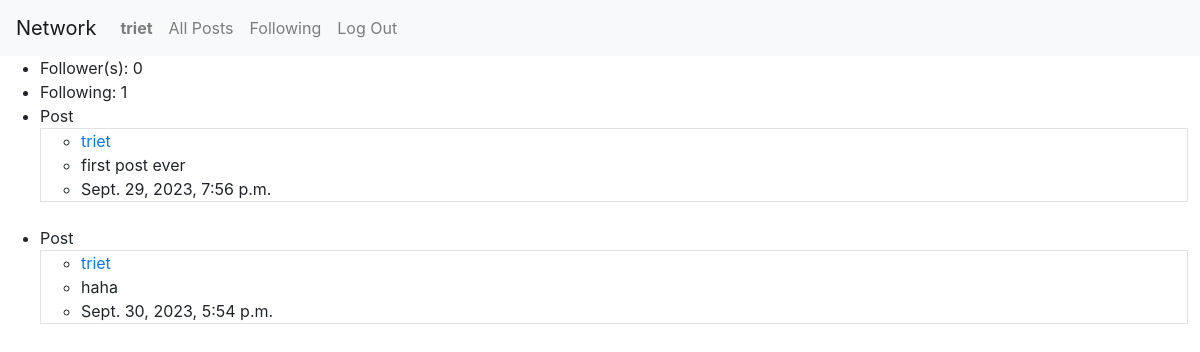
The page /profile/3 (signed in) on the database its author committed.
### network/models.py (models this page shows, shortened)
class User(AbstractUser):
    pass

class Post(models.Model):
    username = models.ForeignKey(User, on_delete=models.CASCADE, related_name="username_post")
    content = models.CharField(max_length=500)
    date = models.DateTimeField(auto_now_add=True)

### network/views.py (the view)
# urls.py: path("profile/<int:user_id>", views.profile, name="profile"),
def profile(request, user_id):
    user = User.objects.get(pk=user_id)
    num_followers = Follow.objects.filter(user_being_followed=user).count()
    num_following = Follow.objects.filter(follower=user).count()
    following = Follow.objects.filter(follower=request.user)   # get those follows which the curent user is following
    posts = Post.objects.filter(username=user)
    followable = False
    if not following.filter(user_being_followed=user).exists():    # check if the profile's user exist in those follows
        followable = True
    return render(request, "network/profile.html", {
        "user": user,
        "num_followers": num_followers,
        "num_following": num_following,
        "following": following,
        "posts": posts,
        "followable": followable
    })

### network/templates/network/profile.html (shortened to what this page needs)
{% extends "network/layout.html" %}
{% block body %}
<div>
    <ul>
        <li>Follower(s): {{ num_followers }}</li>
        <li>Following: {{ num_following }}</li>
        {% for post in posts %}
        <li>Post</li>
        <ul class="border">
            <li>
                <a href="{% url 'profile' user.id %}">{{ post.username }}</a>
            </li>
            <li>{{ post.content }}</li>
            <li>{{ post.date }}</li>
        </ul><br>
        {% endfor %}
    </ul>
</div>
{% endblock %}

### network/templates/network/layout.html (shortened to what this page needs)
{% load static %}
<!DOCTYPE html>
<html lang="en">
    <head>
        <link rel="stylesheet" href="https://stackpath.bootstrapcdn.com/bootstrap/4.4.1/css/bootstrap.min.css">
        <link href="{% static 'network/styles.css' %}" rel="stylesheet">
    </head>
    <body>
        <nav class="navbar navbar-expand-lg navbar-light bg-light">
            <a class="navbar-brand" href="#">Network</a>
            <div>
              <ul class="navbar-nav mr-auto">
                {% if user.is_authenticated %}
                    <li class="nav-item">
                        {% if user == request.user %}
                            <a class="nav-link" href="{% url 'profile' user.id %}"><strong>{{ user.username }}</strong></a>
                        {% else %}
                            <a class="nav-link" href="{% url 'profile' request.user.id %}"><strong>{{ request.user.username }}</strong></a>
                        {% endif %}
                    </li>
                {% endif %}
                <li class="nav-item">
                  <a class="nav-link" href="{% url 'index' %}">All Posts</a>
                </li>
                {% if user.is_authenticated %}
                    <li class="nav-item">
                        <a class="nav-link" href="{% url 'following' %}">Following</a>
                    </li>
                    <li class="nav-item">
                        <a class="nav-link" href="{% url 'logout' %}">Log Out</a>
                    </li>
                {% endif %}
              </ul>
            </div>
          </nav>
        <div class="body">
            {% block body %}
            {% endblock %}
        </div>
    </body>
</html>

### network/templates/network/profile.html (style rules this page uses)
.border { margin-right: 1%; }

### rows shown on the page
User: username "triet"
Post: username "triet", content "first post ever", date "Sept. 29, 2023, 7:56 p.m."
Post: username "triet", content "haha", date "Sept. 30, 2023, 5:54 p.m."

### other values the page prints
{{ num_followers }} "0"
{{ num_following }} "1"
